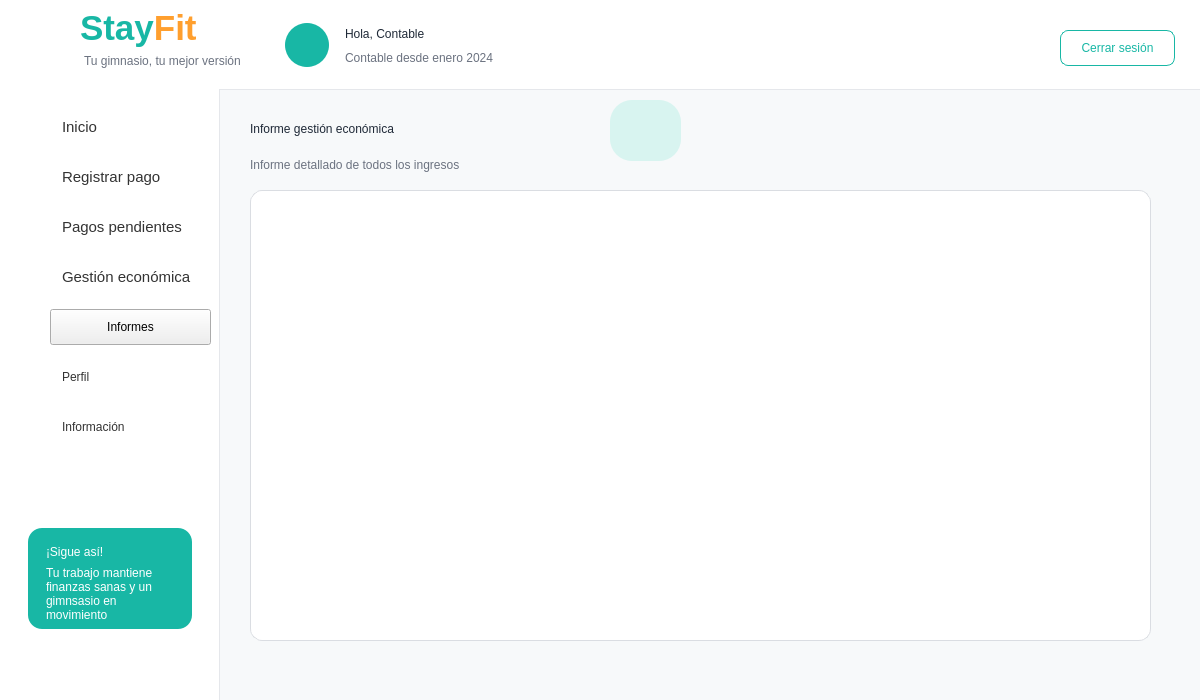
<?xml version="1.0" encoding="UTF-8"?>
<ui version="4.0">
 <class>MainWindow</class>
 <widget class="QMainWindow" name="MainWindow">
  <property name="geometry">
   <rect>
    <x>0</x>
    <y>0</y>
    <width>1200</width>
    <height>700</height>
   </rect>
  </property>
  <property name="windowTitle">
   <string>StayFit - Panel Cliente</string>
  </property>
  <property name="styleSheet">
   <string notr="true">QMainWindow { background-color: #F7F9FA; }
QLabel { background: transparent; color: #1F2937; font-family: &quot;Segoe UI&quot;; }
QPushButton { font-family: &quot;Segoe UI&quot;; }
QFrame#frameHeader { background-color: white; border-bottom: 1px solid #E5E7EB; }
QFrame#frameMenu { background-color: white; border-right: 1px solid #E5E7EB; }
QFrame#frameContenido { background-color: #F7F9FA; border: none; }
QFrame#card1, QFrame#card2, QFrame#card3, QFrame#card4, QFrame#cardTabla, QFrame#cardPago, QFrame#cardActividad, QFrame#cardConsejo, QFrame#cardMotivacion, QFrame#cardSigue { background-color: white; border: 1px solid #E6E6E6; border-radius: 12px; }
QPushButton#btnInicio { background-color: #18B7A5; color: white; border-radius: 8px; text-align: left; padding-left: 22px; font: bold 11pt &quot;Segoe UI&quot;; }
QPushButton#btnClases, QPushButton#btnInscripciones, QPushButton#btnPagos, QPushButton#btnEstadisticas, QPushButton#btnCalorias, QPushButton#btnPerfil, QPushButton#btnInformacion { background-color: transparent; color: #333333; border: none; text-align: left; padding-left: 22px; font: 11pt &quot;Segoe UI&quot;; }
QPushButton#btnClases:hover, QPushButton#btnInscripciones:hover, QPushButton#btnPagos:hover, QPushButton#btnEstadisticas:hover, QPushButton#btnCalorias:hover, QPushButton#btnPerfil:hover, QPushButton#btnInformacion:hover { background-color: #E6F7F5; border-radius: 8px; }
QPushButton#btnCerrarSesion { background-color: white; color: #18B7A5; border: 1px solid #18B7A5; border-radius: 8px; font: bold 10pt &quot;Segoe UI&quot;; }
QPushButton#btnVerInscripciones { background-color: #18B7A5; color: white; border: none; border-radius: 8px; font: bold 10pt &quot;Segoe UI&quot;; }
QPushButton#btnMini { background-color: transparent; color: #00A896; border: none; font: bold 9pt &quot;Segoe UI&quot;; }
QTableWidget { background-color: white; border: 1px solid #E6E6E6; border-radius: 8px; gridline-color: #E6E6E6; font: 9pt &quot;Segoe UI&quot;; }
QHeaderView::section { background-color: white; color: #1F2937; font: bold 9pt &quot;Segoe UI&quot;; border: none; border-bottom: 1px solid #E6E6E6; padding: 6px; }</string>
  </property>
  <widget class="QWidget" name="centralwidget">
   <widget class="QFrame" name="frameHeader">
    <property name="geometry">
     <rect>
      <x>0</x>
      <y>0</y>
      <width>1201</width>
      <height>90</height>
     </rect>
    </property>
    <property name="frameShape">
     <enum>QFrame::NoFrame</enum>
    </property>
    <widget class="QLabel" name="lblLogoIcono">
     <property name="geometry">
      <rect>
       <x>18</x>
       <y>10</y>
       <width>65</width>
       <height>65</height>
      </rect>
     </property>
     <property name="styleSheet">
      <string notr="true">font: 28pt &quot;Segoe UI Emoji&quot;; color: #18B7A5;</string>
     </property>
     <property name="text">
      <string/>
     </property>
     <property name="pixmap">
      <pixmap>src/vista/imagenes/logo_stayfit.png</pixmap>
     </property>
     <property name="scaledContents">
      <bool>true</bool>
     </property>
    </widget>
    <widget class="QLabel" name="labelStayFitHeader">
     <property name="geometry">
      <rect>
       <x>80</x>
       <y>8</y>
       <width>170</width>
       <height>40</height>
      </rect>
     </property>
     <property name="text">
      <string>&lt;html&gt;&lt;head/&gt;&lt;body&gt;&lt;p&gt;&lt;span style=&quot; font-size:26pt; font-weight:700; color:#18B7A5;&quot;&gt;Stay&lt;/span&gt;&lt;span style=&quot; font-size:26pt; font-weight:700; color:#FF9F2E;&quot;&gt;Fit&lt;/span&gt;&lt;/p&gt;&lt;/body&gt;&lt;/html&gt;</string>
     </property>
    </widget>
    <widget class="QLabel" name="labelSubtituloHeader">
     <property name="geometry">
      <rect>
       <x>84</x>
       <y>52</y>
       <width>170</width>
       <height>18</height>
      </rect>
     </property>
     <property name="styleSheet">
      <string notr="true">color: #6B7280; font: 9pt &quot;Segoe UI&quot;;</string>
     </property>
     <property name="text">
      <string>Tu gimnasio, tu mejor versión</string>
     </property>
    </widget>
    <widget class="QLabel" name="lblAvatarCliente">
     <property name="geometry">
      <rect>
       <x>285</x>
       <y>23</y>
       <width>44</width>
       <height>44</height>
      </rect>
     </property>
     <property name="styleSheet">
      <string notr="true">background-color: #18B7A5; color: white; border-radius: 22px; font: 20pt &quot;Segoe UI Emoji&quot;;</string>
     </property>
     <property name="text">
      <string/>
     </property>
     <property name="pixmap">
      <pixmap>src/vista/imagenes/usuario.png</pixmap>
     </property>
     <property name="scaledContents">
      <bool>true</bool>
     </property>
    </widget>
    <widget class="QLabel" name="lblNombreCliente">
     <property name="geometry">
      <rect>
       <x>345</x>
       <y>22</y>
       <width>270</width>
       <height>24</height>
      </rect>
     </property>
     <property name="styleSheet">
      <string notr="true">font: bold 13pt &quot;Segoe UI&quot;; color: #1F2937;</string>
     </property>
     <property name="text">
      <string>Hola, Contable</string>
     </property>
    </widget>
    <widget class="QLabel" name="lblFechaAltaEntrenador">
     <property name="geometry">
      <rect>
       <x>345</x>
       <y>48</y>
       <width>191</width>
       <height>20</height>
      </rect>
     </property>
     <property name="styleSheet">
      <string notr="true">font: 10pt &quot;Segoe UI&quot;; color: #6B7280;</string>
     </property>
     <property name="text">
      <string>Contable desde enero 2024</string>
     </property>
    </widget>
    <widget class="QPushButton" name="btnCerrarSesion">
     <property name="geometry">
      <rect>
       <x>1060</x>
       <y>30</y>
       <width>115</width>
       <height>36</height>
      </rect>
     </property>
     <property name="text">
      <string>Cerrar sesión</string>
     </property>
    </widget>
   </widget>
   <widget class="QFrame" name="frameMenu">
    <property name="geometry">
     <rect>
      <x>0</x>
      <y>89</y>
      <width>220</width>
      <height>611</height>
     </rect>
    </property>
    <property name="frameShape">
     <enum>QFrame::NoFrame</enum>
    </property>
    <widget class="QPushButton" name="btnInformes">
     <property name="geometry">
      <rect>
       <x>50</x>
       <y>220</y>
       <width>161</width>
       <height>36</height>
      </rect>
     </property>
     <property name="text">
      <string>Informes</string>
     </property>
    </widget>
    <widget class="QPushButton" name="btnRegistrarPago">
     <property name="geometry">
      <rect>
       <x>50</x>
       <y>70</y>
       <width>150</width>
       <height>36</height>
      </rect>
     </property>
     <property name="font">
      <font>
       <family>Segoe UI</family>
       <pointsize>11</pointsize>
      </font>
     </property>
     <property name="styleSheet">
      <string notr="true">QPushButton {
    background-color: transparent;
    border: none;
    border-radius: 8px;
    padding: 8px 12px;
    text-align: left;
    color: #333333;
}

QPushButton:hover {
    background-color: #E8F8F5;
}

QPushButton:checked {
    background-color: #DDF7F3;
    color: #333333;
    font-weight: bold;
}</string>
     </property>
     <property name="text">
      <string>Registrar pago</string>
     </property>
     <property name="flat">
      <bool>true</bool>
     </property>
    </widget>
    <widget class="QPushButton" name="btnGestionEconomica">
     <property name="geometry">
      <rect>
       <x>50</x>
       <y>170</y>
       <width>161</width>
       <height>36</height>
      </rect>
     </property>
     <property name="font">
      <font>
       <family>Segoe UI</family>
       <pointsize>11</pointsize>
      </font>
     </property>
     <property name="styleSheet">
      <string notr="true">QPushButton {
    background-color: transparent;
    border: none;
    border-radius: 8px;
    padding: 8px 12px;
    text-align: left;
    color: #333333;
}

QPushButton:hover {
    background-color: #E8F8F5;
}

QPushButton:checked {
    background-color: #DDF7F3;
    color: #333333;
    font-weight: bold;
}</string>
     </property>
     <property name="text">
      <string>Gestión económica</string>
     </property>
     <property name="flat">
      <bool>true</bool>
     </property>
    </widget>
    <widget class="QPushButton" name="btnPerfil">
     <property name="geometry">
      <rect>
       <x>50</x>
       <y>270</y>
       <width>150</width>
       <height>36</height>
      </rect>
     </property>
     <property name="styleSheet">
      <string notr="true">QPushButton {
    background-color: transparent;
    border: none;
    border-radius: 8px;
    padding: 8px 12px;
    text-align: left;
    color: #333333;
}

QPushButton:hover {
    background-color: #E8F8F5;
}

QPushButton:checked {
    background-color: #DDF7F3;
    color: #333333;
    font-weight: bold;
}
</string>
     </property>
     <property name="text">
      <string>Perfil</string>
     </property>
    </widget>
    <widget class="QPushButton" name="btnInformacion">
     <property name="geometry">
      <rect>
       <x>50</x>
       <y>320</y>
       <width>150</width>
       <height>36</height>
      </rect>
     </property>
     <property name="styleSheet">
      <string notr="true">QPushButton {
    background-color: transparent;
    border: none;
    border-radius: 8px;
    padding: 8px 12px;
    text-align: left;
    color: #333333;
}

QPushButton:hover {
    background-color: #E8F8F5;
}

QPushButton:checked {
    background-color: #DDF7F3;
    color: #333333;
    font-weight: bold;
}</string>
     </property>
     <property name="text">
      <string>Información</string>
     </property>
    </widget>
    <widget class="QFrame" name="cardSigue">
     <property name="geometry">
      <rect>
       <x>28</x>
       <y>439</y>
       <width>164</width>
       <height>101</height>
      </rect>
     </property>
     <property name="styleSheet">
      <string notr="true">QFrame#cardSigue { background-color: #18B7A5; border-radius: 14px; border: none; }</string>
     </property>
     <widget class="QLabel" name="lblSigue">
      <property name="geometry">
       <rect>
        <x>18</x>
        <y>12</y>
        <width>130</width>
        <height>24</height>
       </rect>
      </property>
      <property name="styleSheet">
       <string notr="true">color:white; font:bold 11pt &quot;Segoe UI&quot;;</string>
      </property>
      <property name="text">
       <string>¡Sigue así!</string>
      </property>
     </widget>
     <widget class="QLabel" name="lblSigueTexto">
      <property name="geometry">
       <rect>
        <x>18</x>
        <y>35</y>
        <width>130</width>
        <height>61</height>
       </rect>
      </property>
      <property name="styleSheet">
       <string notr="true">color:white; font:9pt &quot;Segoe UI&quot;;</string>
      </property>
      <property name="text">
       <string>Tu trabajo mantiene finanzas sanas y un gimnsasio en movimiento</string>
      </property>
      <property name="wordWrap">
       <bool>true</bool>
      </property>
     </widget>
    </widget>
    <widget class="QLabel" name="label">
     <property name="geometry">
      <rect>
       <x>20</x>
       <y>30</y>
       <width>20</width>
       <height>20</height>
      </rect>
     </property>
     <property name="text">
      <string/>
     </property>
     <property name="pixmap">
      <pixmap>src/vista/imagenes/casa_inicio.png</pixmap>
     </property>
     <property name="scaledContents">
      <bool>true</bool>
     </property>
    </widget>
    <widget class="QLabel" name="label_10">
     <property name="geometry">
      <rect>
       <x>20</x>
       <y>280</y>
       <width>23</width>
       <height>23</height>
      </rect>
     </property>
     <property name="text">
      <string/>
     </property>
     <property name="pixmap">
      <pixmap>src/vista/imagenes/usuario.png</pixmap>
     </property>
     <property name="scaledContents">
      <bool>true</bool>
     </property>
    </widget>
    <widget class="QLabel" name="label_11">
     <property name="geometry">
      <rect>
       <x>20</x>
       <y>330</y>
       <width>23</width>
       <height>23</height>
      </rect>
     </property>
     <property name="text">
      <string/>
     </property>
     <property name="pixmap">
      <pixmap>src/vista/imagenes/informacion.png</pixmap>
     </property>
     <property name="scaledContents">
      <bool>true</bool>
     </property>
    </widget>
    <widget class="QLabel" name="label_12">
     <property name="geometry">
      <rect>
       <x>20</x>
       <y>80</y>
       <width>20</width>
       <height>20</height>
      </rect>
     </property>
     <property name="text">
      <string/>
     </property>
     <property name="pixmap">
      <pixmap>src/vista/imagenes/caja-registradora.png</pixmap>
     </property>
     <property name="scaledContents">
      <bool>true</bool>
     </property>
    </widget>
    <widget class="QLabel" name="label_3">
     <property name="geometry">
      <rect>
       <x>20</x>
       <y>130</y>
       <width>20</width>
       <height>20</height>
      </rect>
     </property>
     <property name="styleSheet">
      <string notr="true">image: url(./src/vista/imagenes/tarjeta-de-credito.png)</string>
     </property>
     <property name="text">
      <string/>
     </property>
    </widget>
    <widget class="QLabel" name="label_4">
     <property name="geometry">
      <rect>
       <x>20</x>
       <y>180</y>
       <width>20</width>
       <height>20</height>
      </rect>
     </property>
     <property name="styleSheet">
      <string notr="true">image: url(./src/vista/imagenes/cartera.png)</string>
     </property>
     <property name="text">
      <string/>
     </property>
    </widget>
    <widget class="QLabel" name="label_8">
     <property name="geometry">
      <rect>
       <x>20</x>
       <y>230</y>
       <width>23</width>
       <height>23</height>
      </rect>
     </property>
     <property name="styleSheet">
      <string notr="true">image: url(./src/vista/imagenes/grafico-de-barras.png)</string>
     </property>
     <property name="text">
      <string/>
     </property>
    </widget>
    <widget class="QPushButton" name="btnPagosPendientes">
     <property name="geometry">
      <rect>
       <x>50</x>
       <y>120</y>
       <width>150</width>
       <height>36</height>
      </rect>
     </property>
     <property name="font">
      <font>
       <family>Segoe UI</family>
       <pointsize>11</pointsize>
      </font>
     </property>
     <property name="styleSheet">
      <string notr="true">QPushButton {
    background-color: transparent;
    border: none;
    border-radius: 8px;
    padding: 8px 12px;
    text-align: left;
    color: #333333;
}

QPushButton:hover {
    background-color: #E8F8F5;
}

QPushButton:checked {
    background-color: #DDF7F3;
    color: #333333;
    font-weight: bold;
}

</string>
     </property>
     <property name="text">
      <string>Pagos pendientes</string>
     </property>
     <property name="flat">
      <bool>true</bool>
     </property>
    </widget>
    <widget class="QPushButton" name="btnInicio">
     <property name="geometry">
      <rect>
       <x>50</x>
       <y>20</y>
       <width>150</width>
       <height>36</height>
      </rect>
     </property>
     <property name="font">
      <font>
       <family>Segoe UI</family>
       <pointsize>11</pointsize>
      </font>
     </property>
     <property name="mouseTracking">
      <bool>false</bool>
     </property>
     <property name="tabletTracking">
      <bool>false</bool>
     </property>
     <property name="styleSheet">
      <string notr="true">QPushButton {
    background-color: transparent;
    border: none;
    border-radius: 8px;
    padding: 8px 12px;
    text-align: left;
    color: #333333;
}

QPushButton:hover {
    background-color: #E8F8F5;
}

QPushButton:checked {
    background-color: #DDF7F3;
    color: #333333;
    font-weight: bold;
}</string>
     </property>
     <property name="text">
      <string>Inicio</string>
     </property>
     <property name="checkable">
      <bool>true</bool>
     </property>
     <property name="checked">
      <bool>false</bool>
     </property>
     <property name="flat">
      <bool>false</bool>
     </property>
    </widget>
   </widget>
   <widget class="QFrame" name="frameContenido">
    <property name="geometry">
     <rect>
      <x>220</x>
      <y>90</y>
      <width>981</width>
      <height>611</height>
     </rect>
    </property>
    <property name="frameShape">
     <enum>QFrame::NoFrame</enum>
    </property>
    <widget class="QLabel" name="lblBienvenida">
     <property name="geometry">
      <rect>
       <x>30</x>
       <y>22</y>
       <width>381</width>
       <height>34</height>
      </rect>
     </property>
     <property name="styleSheet">
      <string notr="true">font:bold 20pt &quot;Segoe UI&quot;; color:#1F2937;</string>
     </property>
     <property name="text">
      <string>Informe gestión económica</string>
     </property>
    </widget>
    <widget class="QLabel" name="lblResumen">
     <property name="geometry">
      <rect>
       <x>30</x>
       <y>65</y>
       <width>470</width>
       <height>20</height>
      </rect>
     </property>
     <property name="styleSheet">
      <string notr="true">font:9pt &quot;Segoe UI&quot;; color:#6B7280;</string>
     </property>
     <property name="text">
      <string>Informe detallado de todos los ingresos</string>
     </property>
    </widget>
    <widget class="QLabel" name="label_17">
     <property name="geometry">
      <rect>
       <x>280</x>
       <y>480</y>
       <width>47</width>
       <height>13</height>
      </rect>
     </property>
     <property name="text">
      <string/>
     </property>
    </widget>
    <widget class="QLabel" name="label_18">
     <property name="geometry">
      <rect>
       <x>-160</x>
       <y>0</y>
       <width>1391</width>
       <height>621</height>
      </rect>
     </property>
     <property name="styleSheet">
      <string notr="true">image:url(./src/vista/imagenes/reborde_ola.png)</string>
     </property>
     <property name="text">
      <string/>
     </property>
    </widget>
    <widget class="QFrame" name="card2_3">
     <property name="geometry">
      <rect>
       <x>30</x>
       <y>100</y>
       <width>901</width>
       <height>451</height>
      </rect>
     </property>
     <property name="styleSheet">
      <string notr="true">#card2_3 {
    background-color: #FFFFFF;
    border: 1px solid #DADDE2;
    border-radius: 12px;
}</string>
     </property>
    </widget>
    <widget class="QLabel" name="label_13">
     <property name="geometry">
      <rect>
       <x>410</x>
       <y>20</y>
       <width>41</width>
       <height>41</height>
      </rect>
     </property>
     <property name="text">
      <string/>
     </property>
     <property name="pixmap">
      <pixmap>../imagenes/plan-de-accion.png</pixmap>
     </property>
     <property name="scaledContents">
      <bool>true</bool>
     </property>
    </widget>
    <widget class="QLabel" name="lblIconAs_3">
     <property name="geometry">
      <rect>
       <x>390</x>
       <y>10</y>
       <width>71</width>
       <height>61</height>
      </rect>
     </property>
     <property name="styleSheet">
      <string notr="true">background-color:#D8F4F0; color:#18B7A5; border-radius:22px; font:bold 20pt &quot;Segoe UI&quot;;</string>
     </property>
     <property name="text">
      <string/>
     </property>
    </widget>
    <zorder>lblIconAs_3</zorder>
    <zorder>label_18</zorder>
    <zorder>lblBienvenida</zorder>
    <zorder>lblResumen</zorder>
    <zorder>label_17</zorder>
    <zorder>card2_3</zorder>
    <zorder>label_13</zorder>
   </widget>
  </widget>
 </widget>
 <resources/>
 <connections/>
</ui>
